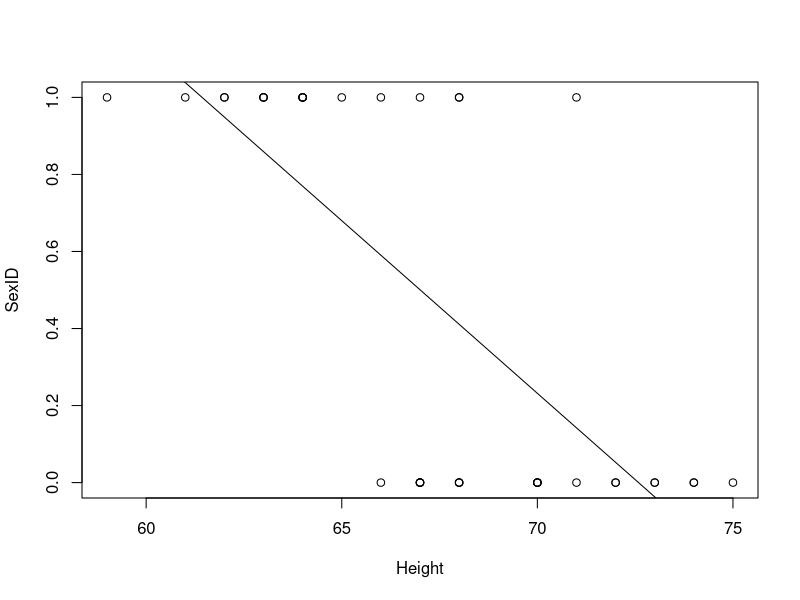
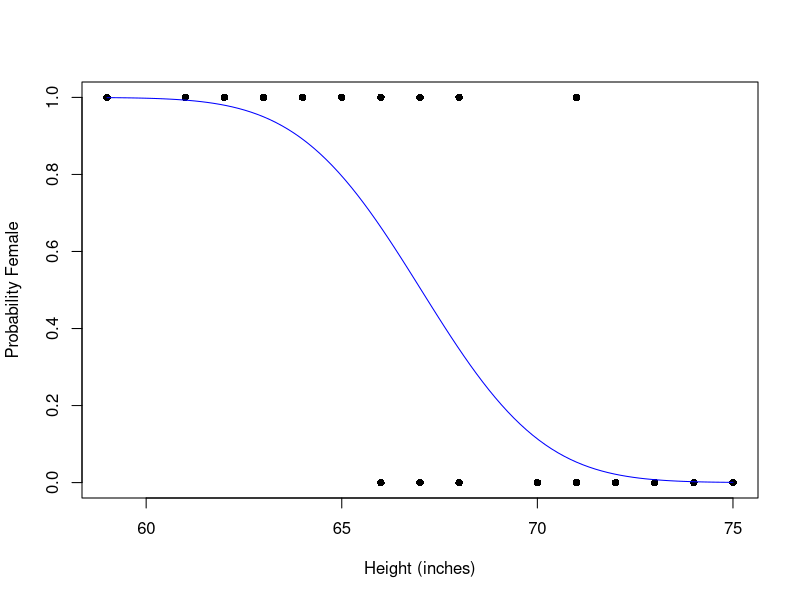
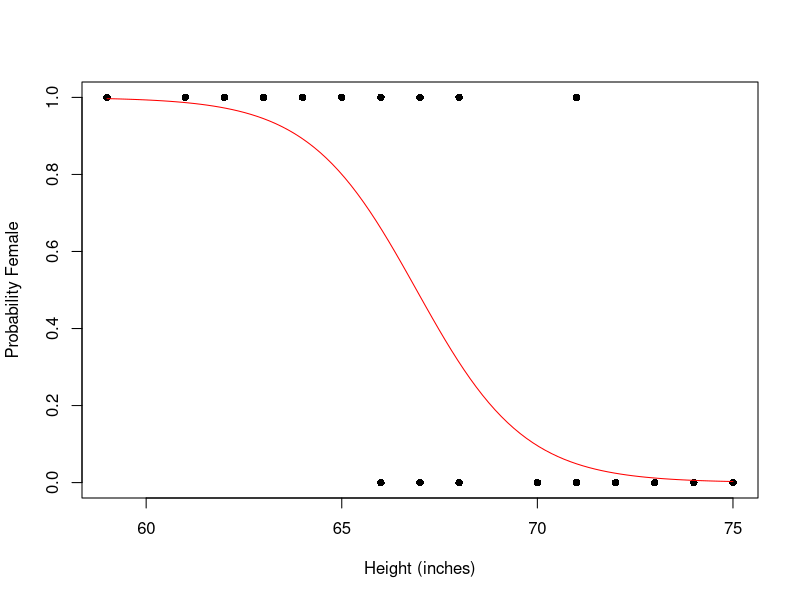
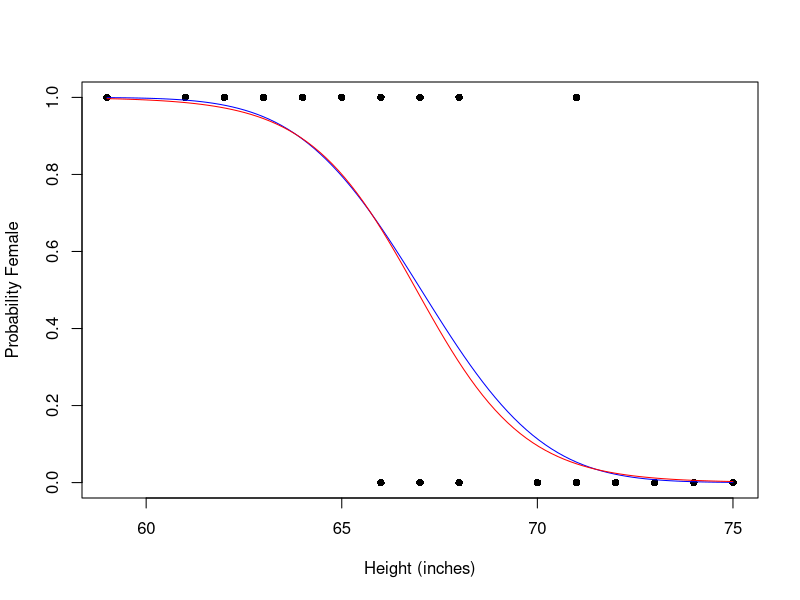
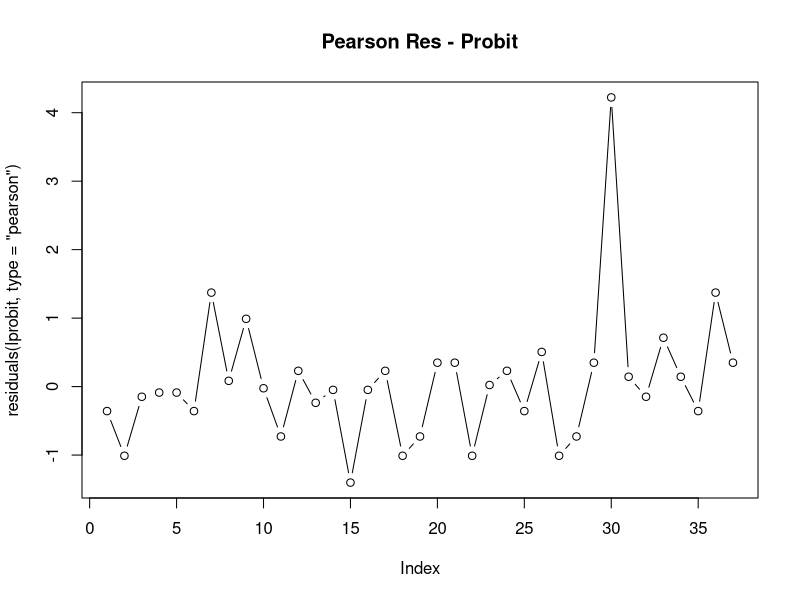
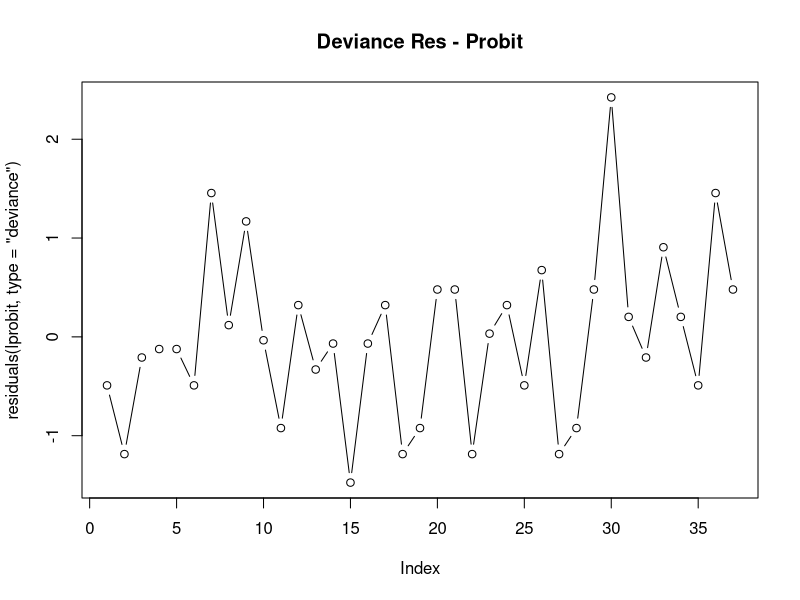
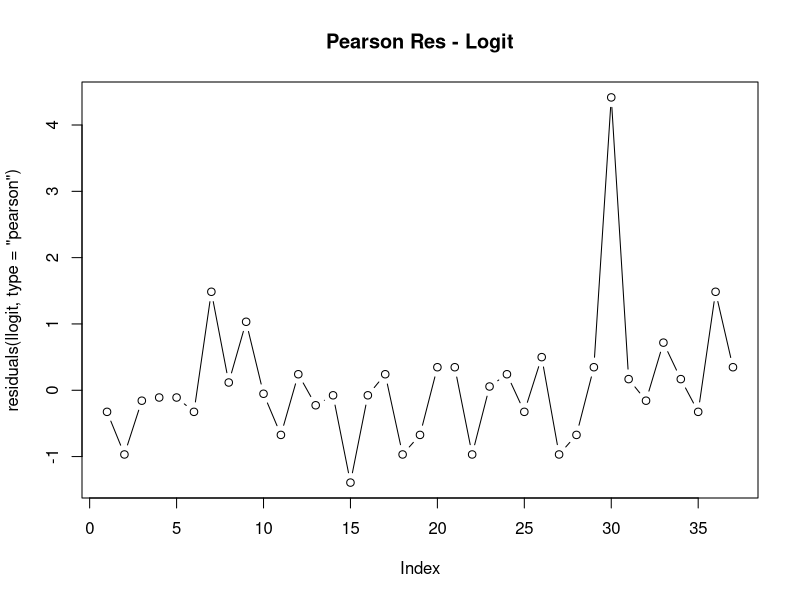
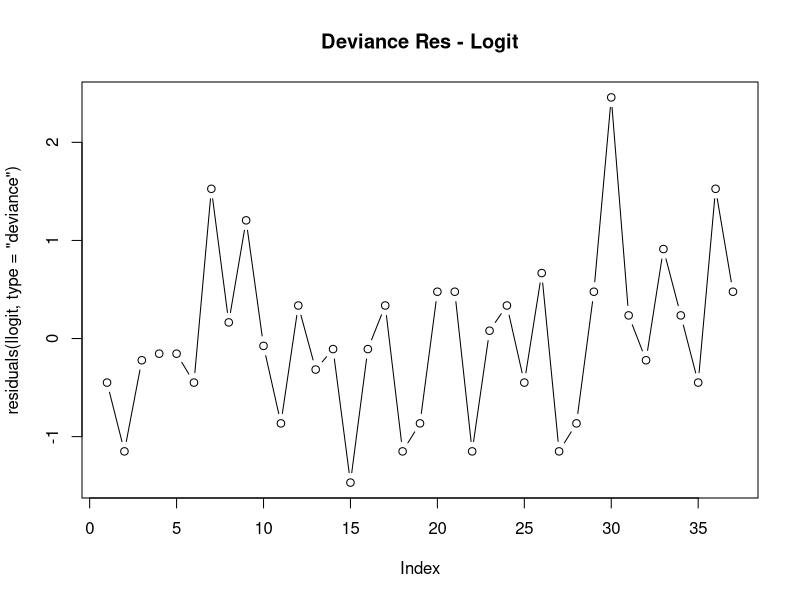

Recreate these plots in R, in order.
cldt = read.table('ClassData.csv', sep=',', header=T)

# Linear regression approach
regmod = lm(SexID~Height, data=cldt)
with(cldt,plot(Height,SexID))
abline(regmod)
predict(regmod, interval="confidence", se.fit=T, newdata=data.frame(Height=60))

# Logistic Regression approach
# NOTE: use SexID as response must be 0 (Male),1 (Female) and not text

#fit probit regression model
lprobit <- glm(SexID ~ Height, family = binomial(link = "probit"), data = cldt)
summary(lprobit)

#fit logit regression model
#Note the default link is logit-doesn't need to be named
llogit <- glm(SexID ~ Height, family = binomial, data = cldt)
summary(llogit)

#CI for slope estimates
#NOTE: these are profiled confidence intervals by default...
#...created by profiling the likelihood function and may not be symmetric
confint(lprobit)
confint(llogit)

#Alternative - fit based on asymptotic normality
confint.default(lprobit)
confint.default(llogit)

#Predicted probabilities for new observations
#Can use the SE to construct CI for observations
predict(lprobit, newdata=data.frame(Height=c(67,68)), type="response",
        se.fit=TRUE)#uses probit link
predict(llogit, newdata=data.frame(Height=c(67,68)), type="response",
        se.fit=TRUE)#uses logit link

#Fitted plot - probit link
plot(cldt$Height, cldt$SexID, pch = 16, xlab = "Height (inches)", ylab = "Probability Female")
curve(predict(lprobit,data.frame(Height=x),type="resp"),add=TRUE, col="blue")

#Fitted plot - logit link
plot(cldt$Height, cldt$SexID, pch = 16, xlab = "Height (inches)", ylab = "Probability Female")
curve(predict(llogit,data.frame(Height=x),type="resp"),add=TRUE, col="red")

#Fitted plot with both links in one graph
plot(cldt$Height, cldt$SexID, pch = 16, xlab = "Height (inches)", ylab = "Probability Female")
curve(predict(lprobit,data.frame(Height=x),type="resp"),add=TRUE, col="blue")
curve(predict(llogit,data.frame(Height=x),type="resp"),add=TRUE, col="red")

#Some diagnostic graphs - see online notes for forumulas
#Best results are no patterns or residual values > |2|
plot(residuals(lprobit, type="pearson"), type="b", main="Pearson Res - Probit")
plot(residuals(lprobit, type="deviance"), type="b", main="Deviance Res - Probit")
plot(residuals(llogit, type="pearson"), type="b", main="Pearson Res - Logit")
plot(residuals(llogit, type="deviance"), type="b", main="Deviance Res - Logit")

